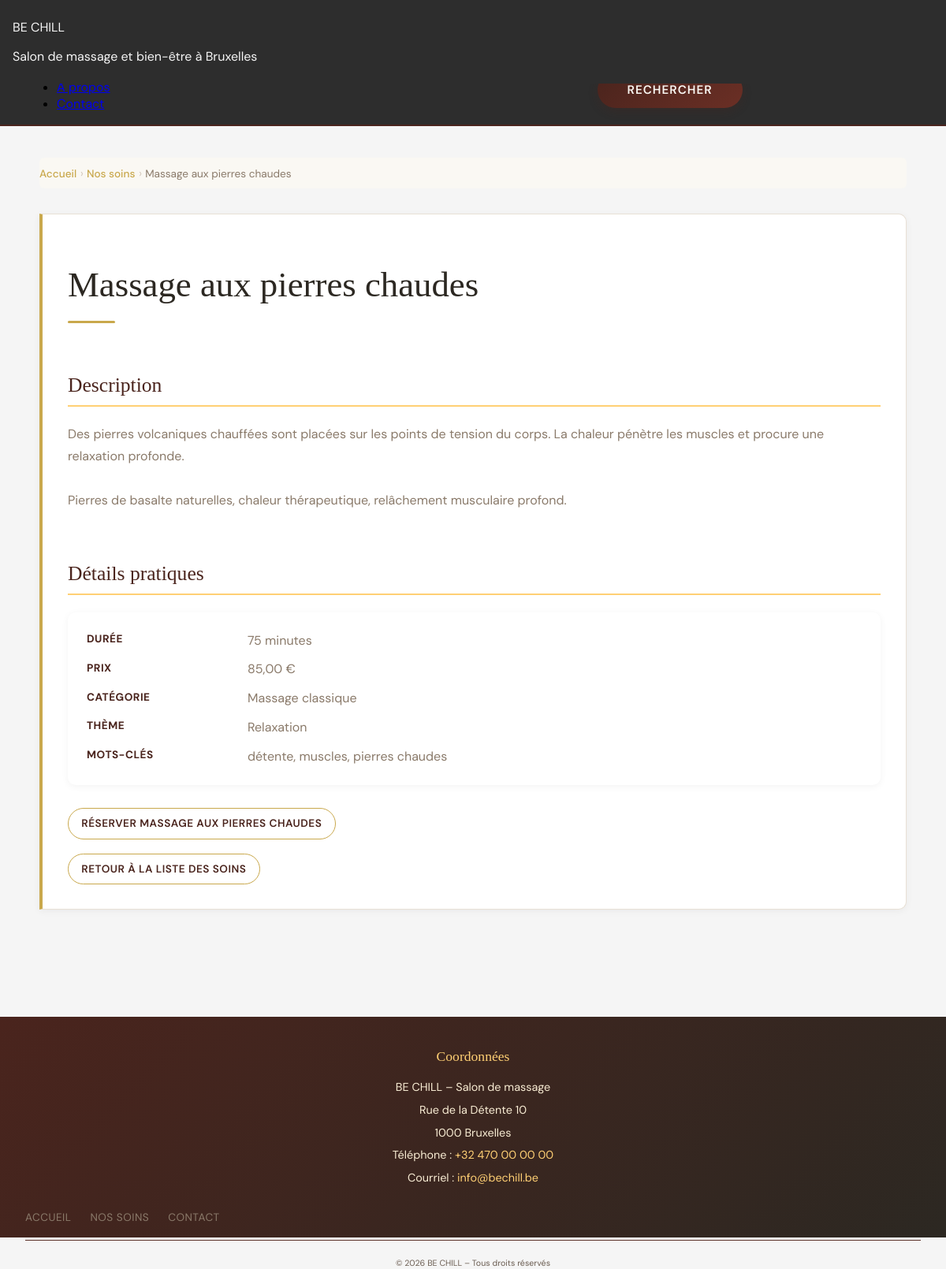
Screenshot of /_archives/ancien-php/soin-detail.php?slug=massage-pierres-chaudes with the database file from the repository.
### tables this page shows
CREATE TABLE item (
    id                 INT UNSIGNED AUTO_INCREMENT PRIMARY KEY,
    titre              VARCHAR(150) NOT NULL,
    slug               VARCHAR(160) NOT NULL UNIQUE,
    description_courte VARCHAR(255) NOT NULL,
    description        TEXT NOT NULL,
    duree              SMALLINT UNSIGNED NOT NULL,
    prix               DECIMAL(6,2) NOT NULL,
    statut             ENUM('brouillon', 'publie', 'archive') NOT NULL DEFAULT 'brouillon',
    operator_id        INT UNSIGNED NULL,
    theme_id           INT UNSIGNED NOT NULL,
    category_id        INT UNSIGNED NOT NULL,
    date_creation      DATETIME NOT NULL DEFAULT CURRENT_TIMESTAMP,
    date_modification  DATETIME NOT NULL DEFAULT CURRENT_TIMESTAMP ON UPDATE CURRENT_TIMESTAMP,
    CONSTRAINT fk_item_operator FOREIGN KEY (operator_id) REFERENCES operator(id) ON DELETE SET NULL,
    CONSTRAINT fk_item_theme    FOREIGN KEY (theme_id)    REFERENCES theme(id),
    CONSTRAINT fk_item_category FOREIGN KEY (category_id) REFERENCES category(id)
);

CREATE TABLE category (
    id  INT UNSIGNED AUTO_INCREMENT PRIMARY KEY,
    nom VARCHAR(100) NOT NULL UNIQUE
);

CREATE TABLE theme (
    id  INT UNSIGNED AUTO_INCREMENT PRIMARY KEY,
    nom VARCHAR(100) NOT NULL UNIQUE
);

### _archives/ancien-php/soin-detail.php (the view, shortened to what this page needs)
<?php
require_once __DIR__ . '/db.php';
$slug = $_GET['slug'] ?? '';
$stmt = $pdo->prepare("
    SELECT item.*, category.nom AS categorie, theme.nom AS theme
    FROM item
    JOIN category ON item.category_id = category.id
    JOIN theme ON item.theme_id = theme.id
    WHERE item.slug = :slug AND item.statut = 'publie'
");
$stmt->execute(['slug' => $slug]);
$soin = $stmt->fetch();
$stmt = $pdo->prepare("
    SELECT tag.nom
    FROM tag
    JOIN item_tag ON tag.id = item_tag.tag_id
    WHERE item_tag.item_id = :id
    ORDER BY tag.nom
");
$stmt->execute(['id' => $soin['id']]);
$tags = array_column($stmt->fetchAll(), 'nom');
?>
<!DOCTYPE html>
<html lang="fr">
<head>
    <link rel="stylesheet" href="style.css">
</head>
<body>
    <header>
        <p>BE CHILL</p>
        <p>Salon de massage et bien-être à Bruxelles</p>
    </header>
    <nav aria-label="Navigation principale">
        <ul>
            <li><a href="index.php">Accueil</a></li>
            <li><a href="soins.php" aria-current="page">Nos soins</a></li>
            <li><a href="tarifs.html">Tarifs</a></li>
            <li><a href="reservation.html">Réservation</a></li>
            <li><a href="apropos.html">À propos</a></li>
            <li><a href="contact.php">Contact</a></li>
        </ul>
        <form action="soins.php" method="get" role="search" aria-label="Recherche de soins">
            <label for="recherche-nav">Rechercher un soin</label>
            <button type="submit">Rechercher</button>
        </form>
    </nav>
    <main>
        <nav aria-label="Fil d'Ariane">
            <ol>
                <li><a href="index.php">Accueil</a></li>
                <li><a href="soins.php">Nos soins</a></li>
                <li aria-current="page"><?= htmlspecialchars($soin['titre']) ?></li>
            </ol>
        </nav>
        <article>
            <h1><?= htmlspecialchars($soin['titre']) ?></h1>
            <section aria-labelledby="description-soin">
                <h2 id="description-soin">Description</h2>
                <p><?= nl2br(htmlspecialchars($soin['description'])) ?></p>
            </section>
            <section aria-labelledby="details-pratiques">
                <h2 id="details-pratiques">Détails pratiques</h2>
                <dl>
                    <dt>Durée</dt>
                    <dd><?= (int)$soin['duree'] ?> minutes</dd>
                    <dt>Prix</dt>
                    <dd><?= number_format((float)$soin['prix'], 2, ',', ' ') ?> €</dd>
                    <dt>Catégorie</dt>
                    <dd><?= htmlspecialchars($soin['categorie']) ?></dd>
                    <dt>Thème</dt>
                    <dd><?= htmlspecialchars($soin['theme']) ?></dd>
                    <?php if (!empty($tags)): ?>
                        <dt>Mots-clés</dt>
                        <dd><?= htmlspecialchars(implode(', ', $tags)) ?></dd>
                    <?php endif; ?>
                </dl>
            </section>
            <p><a href="reservation.html">Réserver <?= htmlspecialchars(mb_strtolower($soin['titre'])) ?></a></p>
            <p><a href="soins.php">Retour à la liste des soins</a></p>
        </article>
    </main>
    <footer>
        <section aria-labelledby="coordonnees-soin">
            <h2 id="coordonnees-soin">Coordonnées</h2>
            <address>
                BE CHILL – Salon de massage<br>
                Rue de la Détente 10<br>
                1000 Bruxelles<br>
                Téléphone : <a href="tel:+32470000000">+32 470 00 00 00</a><br>
                Courriel : <a href="mailto:info@bechill.be">info@bechill.be</a>
            </address>
        </section>
        <nav aria-label="Navigation secondaire">
            <ul>
                <li><a href="index.php">Accueil</a></li>
                <li><a href="soins.php">Nos soins</a></li>
                <li><a href="contact.php">Contact</a></li>
            </ul>
        </nav>
        <p><small>&copy; 2026 BE CHILL – Tous droits réservés</small></p>
    </footer>
</body>
</html>

### rows the page displays
item: titre "Massage aux pierres chaudes", description "Des pierres volcaniques chauffées sont placées sur les points de tension du corps. La chaleur pénètre les muscles et procure une relaxation profonde. Pierres de basalte naturelles, chaleur thérapeutique, relâchement musculaire profond.", duree "75", prix "85,00", category.nom "Massage classique", theme.nom "Relaxation", titre "MASSAGE AUX PIERRES CHAUDES"

### other values shown
implode(', ', $tags) "détente, muscles, pierres chaudes"
